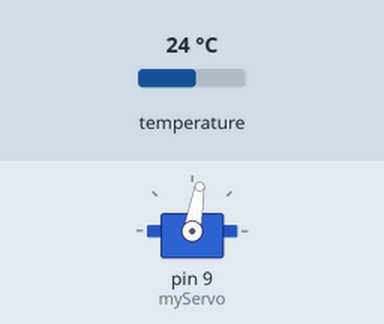
This sketch was run on a simulated Arduino Uno, built with avr-gcc and run on an emulated ATmega328P. On the bench: servo. Inputs (shaded band) come from the test bench; at power-on: temperature 24 °C.

Above: at 2.4 s.
2.5 s: temperature set to 12 °C
At 3.7 s:
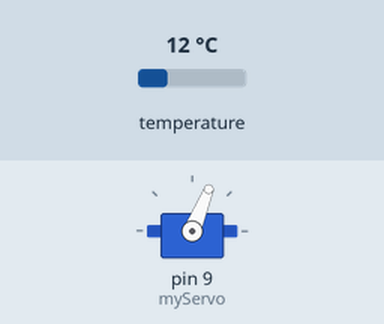
4.0 s: temperature set to 33 °C
At 4.8 s:
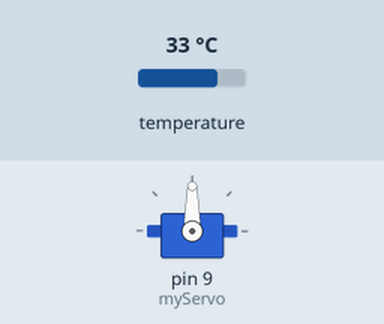
Timing chart, 0 to 7.0 s (numbered marks = the images above; inputs shaded):
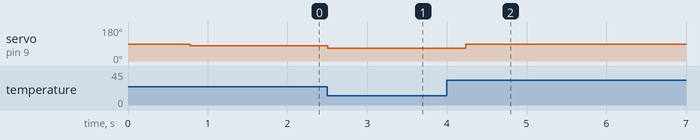

The sketch:

servo_temperature.ino
```cpp
#include <OneWire.h>
#include <DallasTemperature.h>
#include <Servo.h>

#define ONE_WIRE_BUS 8
#define ALARM_PIN 13
#define MAX_TEMPERATURE 30.00

OneWire oneWire(ONE_WIRE_BUS);
DallasTemperature sensor(&oneWire);

Servo myServo;

void setup()
{
  // Initialize servo
  myServo.attach(9);
  // Initialize temperature sensor
  sensor.begin();
}

void loop()
{
  // Read temperature from servo
  sensor.requestTemperatures();
  // (int) is used to get only the integer part of value
  int temperature =  (int) sensor.getTempCByIndex(0);
  // Adjust value, from temperature range to servo angle
  int angle = map(temperature, -55, 120, 0, 179);
  // Write value to servo
  myServo.write(angle);
  // Wait
  delay(100);
}
```

Measured:
- after the input at 2.5 s, servo on pin 9 (myServo): 80° → 68° at once
- after the input at 4.0 s, servo on pin 9 (myServo): 68° → 90° after 0.24 s
